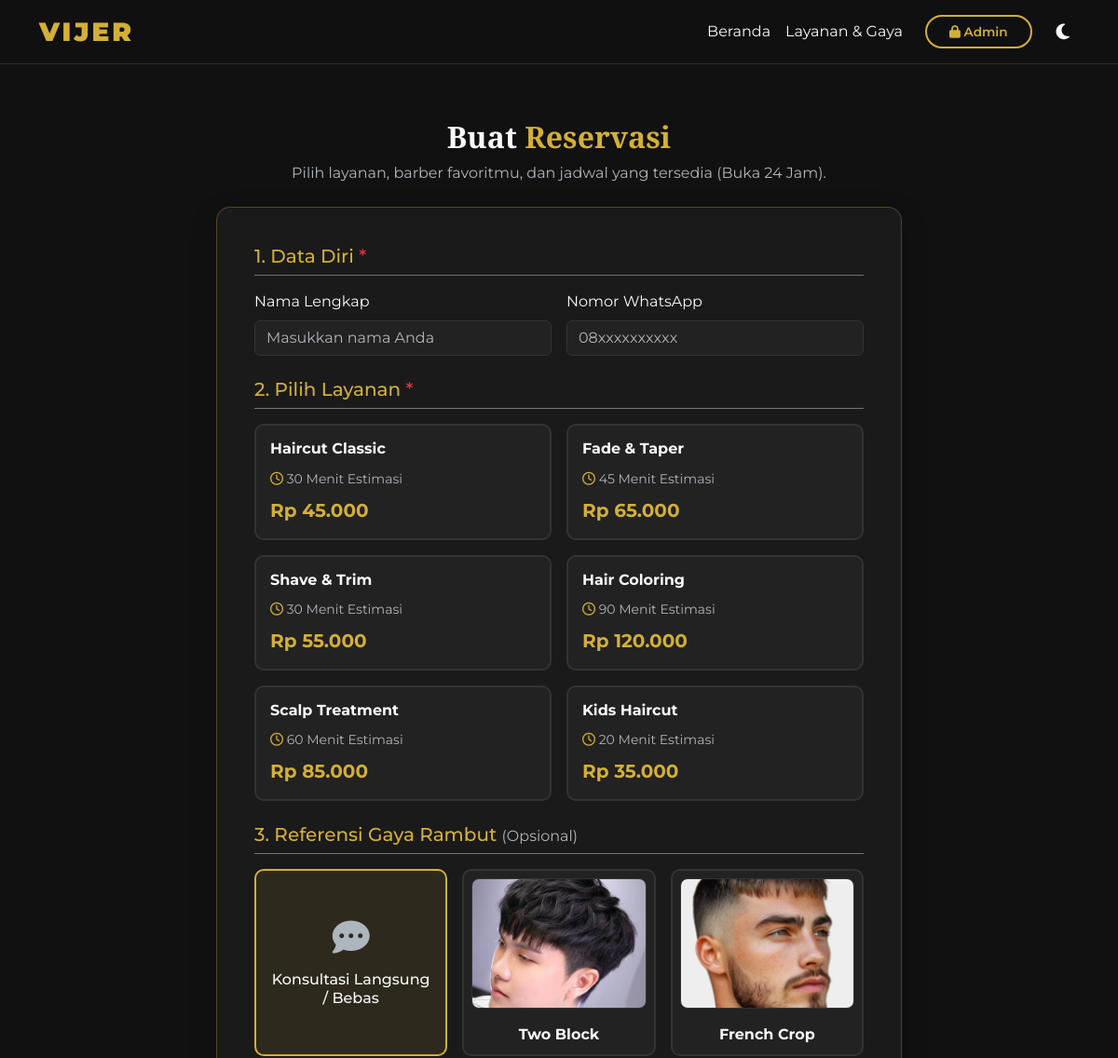
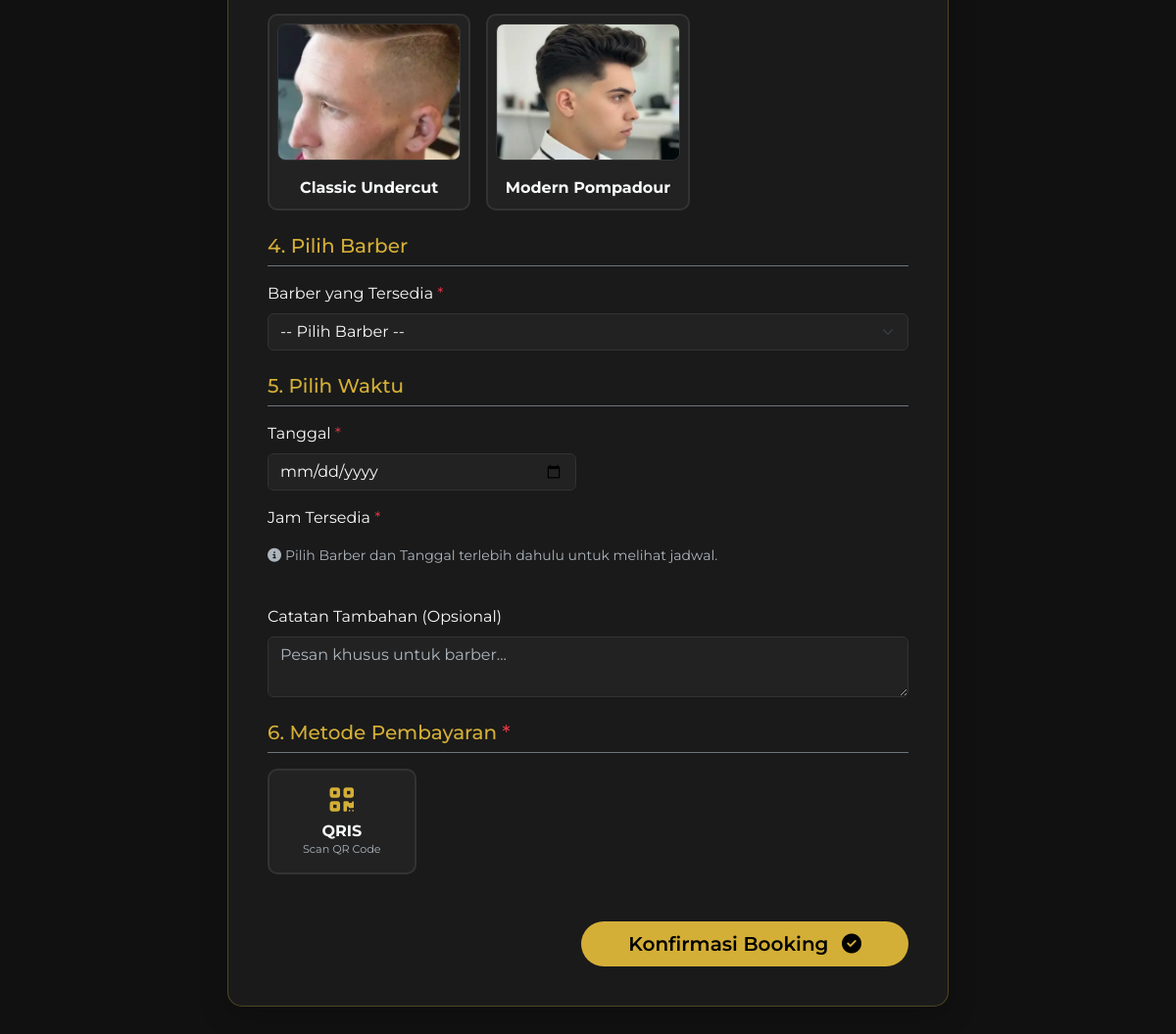
Screenshot of /booking.php with the database file from the repository (2 pictures, top to bottom).
### tables this page shows
CREATE TABLE `layanan` (
  `id_layanan` int(11) NOT NULL AUTO_INCREMENT,
  `nama_layanan` varchar(100) NOT NULL,
  `harga` decimal(10,2) NOT NULL DEFAULT 0.00,
  `durasi_menit` int(11) NOT NULL DEFAULT 30,
  `deskripsi` text DEFAULT NULL,
  `image_path` varchar(255) DEFAULT NULL,
  `status` enum('aktif','nonaktif') NOT NULL DEFAULT 'aktif',
  `created_at` datetime DEFAULT current_timestamp(),
  PRIMARY KEY (`id_layanan`)
);

CREATE TABLE `gaya_rambut` (
  `id_gaya` int(11) NOT NULL AUTO_INCREMENT,
  `nama_gaya` varchar(100) NOT NULL,
  `foto_gaya` varchar(255) DEFAULT 'default_gaya.png',
  `deskripsi` text DEFAULT NULL,
  `created_at` datetime DEFAULT current_timestamp(),
  PRIMARY KEY (`id_gaya`)
);

### settings.php (called while the page is built, shortened)
<?php
function get_setting($key) {
    global $conn;
    $stmt = $conn->prepare('SELECT `value` FROM settings WHERE `key` = ?');
    $stmt->bind_param('s', $key);
    $stmt->execute();
    $stmt->bind_result($value);
    if ($stmt->fetch()) {
        return $value;
    }
    return null;
}
?>

### booking.php (the view, shortened to what this page needs)
<?php
require_once 'koneksi.php';
require_once 'settings.php';
$shop_open = get_setting('shop_open') ?? '1';
$layanan_query = $conn->query("SELECT * FROM layanan WHERE status = 'aktif' ORDER BY id_layanan ASC");
$gaya_query = false;
$gaya_table_check = $conn->query("SHOW TABLES LIKE 'gaya_rambut'");
if ($gaya_table_check && $gaya_table_check->num_rows > 0) {
    $gaya_query = $conn->query("SELECT * FROM gaya_rambut ORDER BY id_gaya ASC");
}
$gaya_images_fallback = [
    'https://images.unsplash.com/photo-1582021544136-6c8ab8b6f96b?auto=format&fit=crop&w=600&q=80',
    'https://images.unsplash.com/photo-1590282216944-5766496e673e?auto=format&fit=crop&w=600&q=80',
    'https://images.unsplash.com/photo-1515387361122-c8fc0d9610a1?auto=format&fit=crop&w=600&q=80',
    'https://images.unsplash.com/photo-1596473925995-59afcf6c4730?auto=format&fit=crop&w=600&q=80'
];
$gaya_index = 0;
?>
<!DOCTYPE html>
<html lang="id" data-theme="dark">
<head>
    <link href="https://cdn.jsdelivr.net/npm/bootstrap@5.3.0/dist/css/bootstrap.min.css" rel="stylesheet">
    <link rel="stylesheet" href="https://cdnjs.cloudflare.com/ajax/libs/font-awesome/6.4.0/css/all.min.css">
</head>
<body>
    <nav class="navbar navbar-expand-lg fixed-top">
        <div class="container">
            <a class="navbar-brand fs-3" href="index.php">
                <span style="font-family:'Montserrat', sans-serif; font-weight:900; letter-spacing:3px;">VIJER</span>
            </a>
            <div class="collapse navbar-collapse" id="navbarNav">
                <ul class="navbar-nav ms-auto align-items-center">
                    <li class="nav-item"><a class="nav-link" href="index.php">Beranda</a></li>
                    <li class="nav-item"><a class="nav-link" href="katalog.php">Layanan & Gaya</a></li>
                    <li class="nav-item ms-lg-3">
                        <a class="btn btn-outline-gold px-4 rounded-pill" href="login.php" style="font-size: 0.85rem;"><i class="fas fa-lock"></i> Admin</a>
                    </li>
                    <li class="nav-item ms-3">
                        <button class="theme-toggle" id="themeToggle" title="Ganti Tema">
                            <i class="fas fa-moon"></i>
                        </button>
                    </li>
                </ul>
            </div>
        </div>
    </nav>
    <div class="container py-5">
        <div class="row justify-content-center">
            <div class="col-lg-8">
                <div class="text-center mb-4">
                    <h2 class="fw-bold">Buat <span class="text-gold">Reservasi</span></h2>
                    <p class="text-muted">Pilih layanan, barber favoritmu, dan jadwal yang tersedia (Buka 24 Jam).</p>
                </div>
                <div class="booking-card">
                    <?php if ($shop_open === '0'): ?>
                        <div class="alert alert-danger p-5 text-center rounded-4 mb-0" style="background-color: rgba(220, 53, 69, 0.1); border: 1px solid rgba(220, 53, 69, 0.3);">
                            <i class="fas fa-store-alt-slash mb-3" style="font-size: 3rem; color: #ff4d6d;"></i>
                            <h3 class="fw-bold mb-3" style="font-family: 'Playfair Display', serif; color: #ff4d6d;">Barbershop Sedang Tutup</h3>
                            <p class="mb-0" style="font-family: 'Montserrat', sans-serif; color: var(--text-main);">Mohon maaf, layanan reservasi saat ini dinonaktifkan karena Vijer Barbershop sedang tutup. Silakan periksa kembali nanti untuk jadwal terbaru kami.</p>
                        </div>
                    <?php else: ?>
                    <form action="proses-booking.php" method="POST" id="bookingForm">
                        <h5 class="text-gold mb-3 border-bottom border-secondary pb-2">1. Data Diri <span class="text-danger">*</span></h5>
                        <div class="row g-3 mb-4">
                            <div class="col-md-6">
                                <label class="form-label">Nama Lengkap</label>
                                <input type="text" name="nama_pelanggan" class="form-control" placeholder="Masukkan nama Anda" required>
                            </div>
                            <div class="col-md-6">
                                <label class="form-label">Nomor WhatsApp</label>
                                <input type="tel" name="no_hp" class="form-control" placeholder="08xxxxxxxxxx" required>
                            </div>
                        </div>
                        <h5 class="text-gold mb-3 border-bottom border-secondary pb-2">2. Pilih Layanan <span class="text-danger">*</span></h5>
                        <div class="row g-3 mb-4">
                            <?php while($lay = $layanan_query->fetch_assoc()): ?>
                            <div class="col-md-6">
                                <div class="card-radio h-100">
                                    <label for="layanan_<?= $lay['id_layanan'] ?>" class="d-flex flex-column h-100">
                                        <div class="mb-2">
                                            <h6 class="mb-1 fw-bold"><?= htmlspecialchars($lay['nama_layanan']) ?></h6>
                                        </div>
                                        <div class="text-muted small mb-2"><i class="far fa-clock text-gold"></i> <?= $lay['durasi_menit'] ?> Menit Estimasi</div>
                                        <div class="text-gold fw-bold fs-5 mt-auto">Rp <?= number_format($lay['harga'], 0, ',', '.') ?></div>
                                    </label>
                                </div>
                            </div>
                            <?php endwhile; ?>
                        </div>
                        <h5 class="text-gold mb-3 border-bottom border-secondary pb-2 mt-4">3. Referensi Gaya Rambut <span class="text-muted fs-6 fw-normal">(Opsional)</span></h5>
                        <div class="row g-3 mb-4">
                            <div class="col-6 col-md-4">
                                <div class="card-radio h-100">
                                    <label for="gaya_none" class="text-center d-flex flex-column justify-content-center align-items-center h-100 py-4">
                                        <i class="fas fa-comment-dots fs-1 text-muted mb-3"></i>
                                        <h6 class="mb-0">Konsultasi Langsung / Bebas</h6>
                                    </label>
                                </div>
                            </div>
                            <?php if ($gaya_query && $gaya_query->num_rows > 0): ?>
                            <?php while($gaya = $gaya_query->fetch_assoc()):
                                $foto_tampil = (!empty($gaya['foto_gaya']) && $gaya['foto_gaya'] !== 'default_gaya.png')
                                    ? htmlspecialchars($gaya['foto_gaya'])
                                    : $gaya_images_fallback[$gaya_index % count($gaya_images_fallback)];
                                $gaya_index++;
                            ?>
                            <div class="col-6 col-md-4">
                                <div class="card-radio h-100">
                                    <label for="gaya_<?= $gaya['id_gaya'] ?>" class="text-center h-100 p-2">
                                        <img src="<?= $foto_tampil ?>" alt="<?= htmlspecialchars($gaya['nama_gaya']) ?>" class="style-img-sm">
                                        <h6 class="mb-1 fw-bold mt-2"><?= htmlspecialchars($gaya['nama_gaya']) ?></h6>
                                    </label>
                                </div>
                            </div>
                            <?php endwhile; ?>
                            <?php endif; ?>
                        </div>
                        <h5 class="text-gold mb-3 border-bottom border-secondary pb-2 mt-4">4. Pilih Barber</h5>
                        <div class="mb-4">
                            <label class="form-label">Barber yang Tersedia <span class="text-danger">*</span></label>
                            <select name="id_barber" id="id_barber" class="form-select" required>
                                <option value="">-- Pilih Barber --</option>
                            </select>
                        </div>
                        <h5 class="text-gold mb-3 border-bottom border-secondary pb-2 mt-4">5. Pilih Waktu</h5>
                        <div class="row mb-3">
                            <div class="col-md-6">
                                <label class="form-label">Tanggal <span class="text-danger">*</span></label>
                                <input type="date" name="tanggal_booking" id="tanggal_booking" class="form-control" required min="<?= date('Y-m-d') ?>">
                            </div>
                        </div>
                        <div class="mb-4">
                            <label class="form-label">Jam Tersedia <span class="text-danger">*</span></label>
                            <div id="jamContainer" class="d-flex flex-wrap gap-2 mt-2">
                                <p class="text-muted small w-100"><i class="fas fa-info-circle me-1"></i>Pilih Barber dan Tanggal terlebih dahulu untuk melihat jadwal.</p>
                            </div>
                        </div>
                        <div class="mb-4">
                            <label class="form-label">Catatan Tambahan (Opsional)</label>
                            <textarea name="catatan" class="form-control" rows="2" placeholder="Pesan khusus untuk barber..."></textarea>
                        </div>
                        <h5 class="text-gold mb-3 border-bottom border-secondary pb-2 mt-4">6. Metode Pembayaran <span class="text-danger">*</span></h5>
                        <div class="row g-3 mb-4">
                            <div class="col-6 col-md-3">
                                <div class="card-radio h-100">
                                    <label for="pay_qris" class="text-center d-flex flex-column justify-content-center align-items-center h-100 py-3">
                                        <i class="fas fa-qrcode fs-3 mb-2 text-gold"></i>
                                        <h6 class="mb-0 fw-bold">QRIS</h6>
                                        <small class="text-muted" style="font-size:0.7rem;">Scan QR Code</small>
                                    </label>
                                </div>
                            </div>
                        </div>
                        <div class="text-end mt-5">
                            <button type="submit" class="btn btn-gold btn-lg px-5 rounded-pill">
                                Konfirmasi Booking <i class="fas fa-check-circle ms-2"></i>
                            </button>
                        </div>
                    </form>
                    <?php endif; ?>
                </div>
            </div>
        </div>
    </div>
</body>
</html>

### booking.php (style rules this page uses)
:root { --bg-color: #111111; --text-main: #f8f9fa; --text-muted: #adb5bd; --gold-primary: #D4AF37; --gold-hover: #FFD700; --card-bg: #1a1a1a; --border-color: rgba(212, 175, 55, 0.3); --nav-bg: rgba(17, 17, 17, 0.95); --input-bg: #222; --input-border: #333; --card-radio-bg: #222; --card-radio-border: #333; }
body { background-color: var(--bg-color); color: var(--text-main); font-family: 'Montserrat', sans-serif; padding-top: 80px; transition: background-color 0.3s, color 0.3s; }
h1, h2, .brand-text { font-family: 'Playfair Display', serif; color: var(--text-main); font-weight: 700; }
p, label, .form-label { color: var(--text-main); }
.text-muted { color: var(--text-muted) !important; }
.navbar { background-color: var(--nav-bg); backdrop-filter: blur(10px); border-bottom: 1px solid rgba(212, 175, 55, 0.2); }
.navbar-brand { color: var(--gold-primary) !important; font-weight: 800; letter-spacing: 1px; }
.nav-link { color: var(--text-main) !important; transition: color 0.3s ease; }
.booking-card { background-color: var(--card-bg); border: 1px solid var(--border-color); border-radius: 15px; padding: 40px; box-shadow: 0 10px 30px rgba(0,0,0,0.2); transition: background-color 0.3s; }
.form-control, .form-select { background-color: var(--input-bg); border: 1px solid var(--input-border); color: var(--text-main); }
.form-control::placeholder { color: var(--text-muted); }
.form-select option { background-color: var(--card-bg); color: var(--text-main); }
.btn-gold { background-color: var(--gold-primary); color: #000; font-weight: 600; border: none; transition: 0.3s; }
.btn-outline-gold { background-color: transparent; color: var(--gold-primary); border: 2px solid var(--gold-primary); font-weight: 600; transition: all 0.3s ease; }
.text-gold { color: var(--gold-primary) !important; }
.card-radio label { cursor: pointer; border: 2px solid var(--card-radio-border); border-radius: 10px; padding: 15px; width: 100%; transition: 0.3s; background: var(--card-radio-bg); color: var(--text-main); height: 100%; }
.card-radio input[type="radio"]:checked + label { border-color: var(--gold-primary); background-color: rgba(212, 175, 55, 0.1); }
.style-img-sm { width: 100%; height: 140px; object-fit: cover; border-radius: 8px; margin-bottom: 10px; border: 1px solid var(--card-radio-border); }
.theme-toggle { cursor: pointer; font-size: 1.2rem; color: var(--text-main); background: none; border: none; padding: 5px 10px; transition: color 0.3s; }

### rows the page displays
layanan: nama_layanan "Haircut Classic", durasi_menit "30", harga "45.000"
layanan: nama_layanan "Fade & Taper", durasi_menit "45", harga "65.000"
layanan: nama_layanan "Shave & Trim", durasi_menit "30", harga "55.000"
layanan: nama_layanan "Hair Coloring", durasi_menit "90", harga "120.000"
layanan: nama_layanan "Scalp Treatment", durasi_menit "60", harga "85.000"
layanan: nama_layanan "Kids Haircut", durasi_menit "20", harga "35.000"
gaya_rambut: foto_gaya (picture), nama_gaya "Two Block"
gaya_rambut: foto_gaya (picture), nama_gaya "French Crop"
gaya_rambut: foto_gaya (picture), nama_gaya "Classic Undercut"
gaya_rambut: foto_gaya (picture), nama_gaya "Modern Pompadour"
